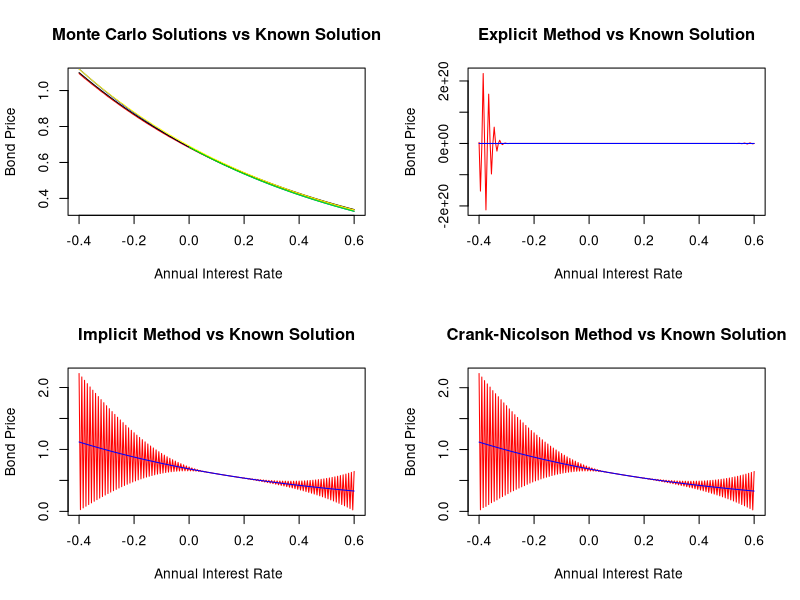

Write R code to recreate this figure. (Note: a time limit stopped this script after it produced the figure.)
## ---- chunk 1
knitr::opts_chunk$set(echo = TRUE)
rm(list = ls(all =TRUE))
## ---- chunk 2
# Closed form solution of the Bond price

bond_price <- function(alpha=0.08,beta=0.8,sigma=0.005,t=0,T=5,r=0.08){
  # alpha, beta, sigma <- Fixed Parameters
  # T <- maturity time
  # r <- Initial rate at time 0  
  A <- (1-exp(-beta*(T-t)))/(beta)
  B <- (1/beta)*((alpha-(sigma)^2/(2*beta))*(A - T +t) - (sigma^(2)*A^2)/(4))
  exp(-A*r +B)
}

## ---- chunk 3

# Crude Monte Carlo function 

Crude_Monte_Carlo=function(alpha =0.08,beta=0.8,sigma=0.005,T=5,r = 0.08,n=1000,s=100){
  
  # alpha, beta, sigma <- Fixed Parameters
  # T <- maturity time
  # r <- Initial rate at time 0
  # n <- Number of Simulations
  # s <- NUmber of Sub-intervals over time 
  
  #Simulate interest rates
  dt <- T/s # Length of sub-intervals
  sim_path = matrix(0,s+1,n) # Matrix that stores rate pathways
  sim_path[1,]= r # Initial rates on first row.
  
  for (i in 1:n){
    for (j in 2:(s+1)){
      dr=(alpha-beta*sim_path[j-1,i])*dt+sigma*sqrt(dt)*rnorm(1)# Discretize the SDE of the interest model using Euler Discretization to simulate rates over discrete sub-intervals
      sim_path[j,i]=sim_path[j-1,i]+dr
    }
  }
  
  # Monte Carlo Simulations
  Sum = colSums(sim_path[2:(s+1),]*dt) # Approximate the integral using summation
  int = exp(-Sum) # Take the exponent of the Integral
  mean = mean(int) # Find the average of expression
  mean
  
}


## ---- chunk 4
# Improvements to the Monte Carlo Simulation

# Antithetic Variates

Antithetic_variates = function(alpha =0.08,beta=0.8,sigma=0.005,T=5,r = 0.08,n=1000,s=100){

  # alpha, beta, sigma <- Fixed Parameters
  # T <- maturity time
  # r <- Initial rate at time 0
  # n <- Number of Simulations
  # s <- NUmber of Sub-intervals over time   
  
  dt <- T/s # Length of sub-intervals
  sim_path= matrix(0,s+1,n) # Matrix that stores rate pathways
  sim_path_inv= matrix(0,nrow = s+1, ncol = n)# matrix to generate interest paths using negative values of RV
  sim_path[1,] = r
  sim_path_inv[1,] = r
  z = rnorm(n) # Generate standard normal values
  z. = -z # Negative RV
  
  for (i in 1:n){
    for (j in 2:(s+1)){
      dr = (alpha-beta*sim_path[j-1,i])*dt+sigma*sqrt(dt)*z[i] # Same Euler Discretization as in the Crude Monte Carlo function
      dr_i = (alpha-beta*sim_path_inv[j-1,i])*dt + sigma*sqrt(dt)*z.[i] # Euler Discretization for negative rates
      sim_path[j,i] =sim_path[j-1,i]+dr
      sim_path_inv[j,i] = sim_path_inv[j-1,i]+dr_i
      
    }
  }
  
  # Monte Carlo Simulations
  Sum = colSums(sim_path[2:(s+1),]*dt) # The Sum and Sum. variables record the summation of their respective rates to approximate the integral
  Sum.= colSums(sim_path_inv[2:(s+1),]*dt)
  int = exp(-Sum.) #Exponential of the estimate
  int.= exp(-Sum) #Exponential of the estimate under the negative rv 
  mean_1 = mean(int) # Estimate using Z_i
  mean_2 = mean(int.)  # Estimate using -Z_i
  result = (mean_1+mean_2)/2 # Final estimate
  result
  
}


## ---- chunk 5

# Moment matching

Moment_Matching = function(alpha = 0.08, beta = 0.8, sigma = 0.005, T = 5,r = 0.08, n = 1000, s = 200){
  
  # alpha, beta, sigma <- Fixed Parameters
  # T <- maturity time
  # r0 <- Initial rate at time 0
  # n <- Number of Simulations
  # s <- NUmber of Subintervals 
  
  #Simulate interest rates
  dt <- T/s # Length of sub-intervals
  sim_path= matrix(0,s+1,n) # Matrix that stores rate pathways
  sim_path[1,]= r
  z=rnorm(n)
  z_m= z-mean(z) # Moment matching transformation of RV to match finite moments 
  
  for (i in 1:n){
    for (j in 2:(s+1)){
      dr=(alpha-beta*sim_path[j-1,i])*dt+sigma*sqrt(dt)*z_m[i] # Simulate rates using the transformed rv 
      sim_path[j,i]=sim_path[j-1,i]+dr
    }
  }
  
  Sum=colSums(sim_path[2:(s+1),]*dt)
  int=exp(-Sum)
  result=mean(int)
  result

}

## ---- chunk 6

# Control Variates

# We have decided to make use of the CIR model as our control variate process.
# Below is the closed form solution under the CIR model
bond_price_CIR <- function(alpha =0.08,beta=0.8,sigma=0.005,t=0,T=5,r = 0.08){
  h <- sqrt(beta^(2)+2*sigma^(2))
  A <-(2*h*exp((beta+h)*(T-t)/2)/(2*h+(beta+h)*(exp((T-t)*(h))-1)))^((2*alpha)/sigma^(2))
  B <-2*(exp((T-t)*(h))-1)/(2*h+(beta+h)*(exp((T-t)*(h))-1))
  A*exp(-B*r)
}


# Monte Carlo Simulations of Bond Price under the CIR model

CIR_MC= function(alpha =0.08,beta=0.8,sigma=0.005,T=5,r = 0.08,n=1000,s=100){
  
  dt <- T/s # Length of sub-intervals
  sim_path= matrix(0,s+1,n) # Matrix that stores rate pathways
  sim_path[1,]= r
  
  for (i in 1:n){
    for (j in 2:(s+1)){
      dr=(alpha-beta*sim_path[j-1,i])*dt+(sigma*sqrt(dt)*rnorm(1)*sqrt(sim_path[j-1,i]))# Euler Discretization
      sim_path[j,i]=sim_path[j-1,i]+dr
    
    }
  }
  
  # Monte Carlo Simulations
  Sum=colSums(sim_path[2:(s+1),]*dt)
  int=exp(-Sum)
  result=mean(int)
  result
  
}
# Therefore the control variates estimate:

Control_Variates_estimate= function(alpha =0.08,beta=0.8,sigma=0.005,t=0,T=5,r = 0.08,n=1000,s=100){
  Crude_Monte_Carlo(alpha,beta,sigma,T,r,n,s)[1]- CIR_MC(alpha,beta,sigma,T,r,n,s)[1]+bond_price_CIR(alpha,beta,sigma,t,T,r)
}



## ---- chunk 7
# Explicit Method

explicit = function(alpha = 0.08,beta = 0.8, sigma = 0.005,r = 0.08, I = 1:1250, J = seq(-0.4,0.6,0.005),T = 5){
  
  # I = partition of time interval
  # J = partition of short rates sequence
  
  M <- length(J) # Number of short rate grid points
  N <- length(I) # Number of time grid poiints
  
  
  dt <- T/N # Lenght of each time subinterval
  dr <- J[2] -J[1] # Lenght of each time interval
  
  # For each j in J we define the following functions at a fixed time point
  
  pd <- function(j){
    ((J[j]+1/dt)^(-1))*(sigma^2/(2*(dr^2)) -(alpha -beta*J[j])/(2*dr))
  }
  
  
  pm <- function(j){
    ((J[j]+1/dt)^(-1))*(1/dt -sigma^2/(dr^2))
  }
  
  
  pu <- function(j){
    ((J[j]+1/dt)^(-1))*(sigma^2/(2*(dr^2)) + (alpha -beta*J[j])/(2*dr))
  }

  #Setting up tridiagonal matrix
  
  Diag_1 <- matrix(0,ncol = M, nrow = M)
  
  # Filling main diagonal of matrix 
  for (j in 1:M){
    Diag_1[j,j] <- pm(j)
    
  }
  
  # Filling lower diagonal of matrix 
  for (j in 2:M){
    Diag_1[j,j-1] <- pd(j)
  }
  
  # Filling upper diagonal of matirx 
  for (j in 1:(M-1)){
    Diag_1[j,j+1] <- pu(j)
  }  
  
  # Bond price values at maturity are all 1 unit   
  Bond_values <- matrix(1,nrow=M, ncol =1)
  
  # Working backwards in time
  for (i in 1:(length(I)+1)){
    Bond_values <- Diag_1%*%Bond_values
    Bond_values <- Bond_values
  }
  
  # Finding index of the desired short rate
  index = match(as.character(r),J)
  # Output is the corresponding bond price at time 0
  Bond_values[index]
}



## ---- chunk 8
# Implicit Method

implicit <- function(alpha = 0.08,beta = 0.8,sigma = 0.005,r = 0.08,I = 1:1250, J =seq(-0.4,0.6,0.005),T=5){
  
  # I = partition of time interval
  # J = partition of short rate variable
  
  M <- length(J) # Number of short rate grid points
  N <- length(I) # Number of time grid poiint
  
  dr <- J[2] - J[1] # length of each sub-interval across J
  dt <- T/N # length of each sub-interval across I
  
  # For each j in J we define the following functions at a fixed time point
  
  pd <- function(j){
    dt*((alpha-beta*J[j])/(2*dr) - (sigma^2)/(2*dr^2))
    
  }
  
  pm <- function(j){
    dt*(J[j] + 1/dt +sigma^2/(dr^2))
  }
  
  pu <- function(j){
    -dt*((alpha-beta*J[j])/(2*dr) + (sigma^2)/(2*dr^2))
  }
  
  # Setting up tridiagonal matrix
  Diag <- matrix(0,nrow = M,ncol = M)
  
  # Filling main diagonal
  for (j in 1:M){
    Diag[j,j] <- pm(j)
    
  }
  
  # Filling lower diagonal
  for (j in 2:M){
    Diag[j,j-1] <- pd(j)
  }
  
  # Filling upper diagonal
  for (j in 1:(M-1)){
    Diag[j,j+1] <- pu(j)
  }
  
  
  Bond_values <- matrix(1,ncol = 1,nrow = M) # The matrix of bond prices at maturity time 
  Inv <- solve(Diag) # Inverse of tridiagonal matrix
  
  for (i in 1:(length(I) +1)){
    C <- matrix(0,ncol = 1, nrow = M) # Another matrix for boundary conditions
    C[M,1] <- (-pu(M))*Bond_values[M,1]
    C[1,1] <- -pd(1)

    RHS <- Bond_values  # Working backwards recursively 
    Bond_values <- Inv%*%RHS
  }

  # Finding index of the desired short rate
  index = match(as.character(r),J)
  # Output is the corresponding bond price at time 0
  Bond_values[index]
}

## ---- chunk 9
# Crank-Nicholson Method

CN <- function(alpha = 0.08, beta = 0.8, sigma = 0.005, r = 0.08, T = 5 , I = 1:1250, J = seq(-0.4,0.6,0.005)){
  
  # I = partition of time interval
  # J = partition of short rate interval
  
  M <- length(J) # Number of short rate grid points
  N <- length(I) # Number of time grid poiints
  
  dt <- T/N # Length of each time subinterval
  dr <- J[2] -J[1] # Lenght of each rate subinterval
  
  #========================================================================================
  # Define the following functions for j = 1,...,M at each time point i
  
  pd <- function(j){
    (alpha -beta*J[j])/(4*dr) - sigma^2/(4*(dr^2))
  }
  
  pm <- function(j){
    sigma^2/(2*(dr^2)) + J[j]/2
  }
  
  pu <- function(j){
    -(alpha -beta*J[j])/(4*dr) - sigma^2/(4*(dr^2)) 
  }
  
  #========================================================================================
  # Define 2 tridiagonal matricies. One for time point i and one for time point i+1
  
  Diag_1 <- matrix(0,nrow = M,ncol = M)
  Diag_2 <- matrix(0,nrow = M,ncol = M)
  
  # Filling main diagonal of matrix 1
  for (j in 1:M){
    Diag_1[j,j] <- -1/dt - pm(j)
  }
  
  # Filling lower diagonal of matrix 1
  for (j in 2:M){
    Diag_1[j,j-1] <- -pd(j)
  }
  
  # Filling upper diagonal of matirx 1
  for (j in 1:M-1){
    Diag_1[j,j+1] <- -pu(j)
  }  
  
  
  # Filling main diagonal of matrix 2
  for (j in 1:M){
    Diag_2[j,j] <- -1/dt + pm(j)
    }
  
  # Filling lower diagonal of matrix 2
  for (j in 2:M){
    Diag_2[j,j-1] <- pd(j)
    }
  
  # Filling upper diagonal of matirx 2
  for (j in 1:M-1){
    Diag_2[j,j+1] <- pu(j)
  }
  
  
  #========================================================================================
  # Constructing more matricies and iterating the procedure from maturity to time 0

  Bond_values <- matrix(1,nrow = M, ncol = 1)
  
  # C_1 <- matrix(0,nrow = M,ncol = 1)
  # C_1[1,1] <- -2*pd(1)
  # C_1[M,1] <- -2*pu(M)
  # 
  # C_2 <- matrix(0,nrow = M,ncol = 1)
  # C_2[1,1] <- pd(1)
  # C_2[M,1] <- pu(M)
  Inv <- solve(Diag_1)
  
  for (i in 1:(length(I)+1)){
    
    RHS <- Diag_2%*%Bond_values 
    Bond_values <- Inv%*%RHS
  }

  # Index of rate corresponding to desired short rate
  index = match(as.character(r), J)
  # Output corresponding to desired short rate
  Bond_values[index]
}

## ---- chunk 10
# Plots of the different methods
par(mfrow = c(2,2))

xvec <- seq(-0.4,0.6,0.005) # Vector for rates

known_sol <- NULL # Vector to hold the known closed form solution
for (r in 1:length(xvec)){
  known_sol[r] <- bond_price(0.08,0.8,0.005,0,5,xvec[r])
}

CR <- NULL # Vector to hold Crude Monte Carlo Solutions
AV <- NULL # Vector to hold Antithetic Monte Carlo Solutions
MM <- NULL # Vector to hold Moment Matching  Carlo Solutions
CV <- NULL # Vector to hold Control Variates Monte Carlo Solutions

Expl <- NULL # Vector to hold Explicit method Solutions
Impl <- NULL # Vector to hold Implicit method Solutions
Crank <- NULL # Vector to hold Crank-Nicolson Solutions


# Plots of Monte Carlo Methods ----------------------------------------------------------------------

for (i in 1: length(xvec)){
  CR[i] <- Crude_Monte_Carlo(r = xvec[i])
}

for (i in 1: length(xvec)){
  AV[i] <- Antithetic_variates(r = xvec[i])
}

for (i in 1: length(xvec)){
  MM[i] <- Moment_Matching(r = xvec[i])
}

for (i in 1: length(xvec)){
  CV[i] <- Control_Variates_estimate(r = xvec[i])
}

plot(CR, x = xvec[1:length(xvec)],xlab = " Annual Interest Rate",ylab = "Bond Price",type = "l", col ="red", main = "Monte Carlo Solutions vs Known Solution")
lines(xvec, known_sol, col ="blue", lty =1.5)
lines(xvec, AV, col ="black", lty =1.5)
lines(xvec, MM, col ="yellow", lty =1.5)
lines(xvec, CV, col ="green", lty =1.5)


# Plots of Finite Difference Methods ----------------------------------------------------------------------

for (i in 1: length(xvec)){
  Expl[i] <- explicit(r = xvec[i])
}

for (i in 1: length(xvec)){
  Impl[i] <- implicit(r = xvec[i])
}

for (i in 1: length(xvec)){
  Crank[i] <- CN(r = xvec[i])
}


plot(Expl, x = xvec ,xlab = " Annual Interest Rate",ylab = "Bond Price",type = "l", col ="red", main = "Explicit Method vs Known Solution")
lines(xvec, known_sol, col ="blue", lty =1.5)

plot(Impl, x = xvec ,xlab = " Annual Interest Rate",ylab = "Bond Price",type = "l", col ="red", main = "Implicit Method vs Known Solution")
lines(xvec, known_sol, col ="blue", lty =1.5)


plot(Crank, x = xvec ,xlab = " Annual Interest Rate",ylab = "Bond Price",type = "l", col ="red", main = "Crank-Nicolson Method vs Known Solution")
lines(xvec, known_sol, col ="blue", lty =1.5)

## ---- chunk 11
# Comparison of results for numerical methods


compare_mat <- matrix(NA,nrow = 7, ncol = 4) # matrix of comparison

colnames(compare_mat) <- c("Price", "Known Price", "Error", "System Time")
rownames(compare_mat) <- c("Crude Monte Carlo", "Antithetic Variates", "Moment Matching", "Control Variates", "Explicit Method", "Implicit Method", "Crank-Nicolson Method")

compare_mat[,2] <- bond_price()

# Crude Monte Carlo
start_time <- proc.time()[1]
compare_mat[1,1] <- Crude_Monte_Carlo()
compare_mat[1,4] <- proc.time()[1] - start_time
compare_mat[1,3] <- compare_mat[1,2] - compare_mat[1,1]

# Antithetic Variates
start_time <- proc.time()[1]
compare_mat[2,1] <- Antithetic_variates()
compare_mat[2,4] <- proc.time()[1] - start_time
compare_mat[2,3] <- compare_mat[2,2] - compare_mat[2,1]

# Moment Matching
start_time <- proc.time()[1]
compare_mat[3,1] <- Moment_Matching()
compare_mat[3,4] <- proc.time()[1] - start_time
compare_mat[3,3] <- compare_mat[3,2] - compare_mat[3,1]

# Control Variates
start_time <- proc.time()[1]
compare_mat[4,1] <- Control_Variates_estimate()
compare_mat[4,4] <- proc.time()[1] - start_time
compare_mat[4,3] <- compare_mat[4,2] - compare_mat[4,1]

# Explicit method
start_time <- proc.time()[1]
compare_mat[5,1] <- explicit()
compare_mat[5,4] <- proc.time()[1] - start_time
compare_mat[5,3] <- compare_mat[5,2] - compare_mat[5,1]

# Implicit method
start_time <- proc.time()[1]
compare_mat[6,1] <- implicit()
compare_mat[6,4] <- proc.time()[1] - start_time
compare_mat[6,3] <- compare_mat[6,2] - compare_mat[6,1]

# Crank-Nicolson method
start_time <- proc.time()[1]
compare_mat[7,1] <- CN()
compare_mat[7,4] <- proc.time()[1] - start_time
compare_mat[7,3] <- compare_mat[7,2] - compare_mat[7,1]

library(xtable)
xtable(compare_mat, digits = 5)
       
## ---- chunk 12
# Sensitivity Tests

senses <- matrix(nrow=13, ncol=9) # matrix to hold prices for various parameters
colnames(senses) <-c("Parameters","Closed Form","Crude Monte Carlo","Antithetic Variates","Moment Matching","Control Variates","Explicit","Implicit","Crank-Nicholson")
#xvec=c(Closed Form,Crude Monte Carlo,Antithetic Variates,Moment Matching,Control Variates,Explicit,Implicit,Crank Nicholson) #list of numerical methods

#Initial Parameters
senses[1,2]=bond_price()
senses[1,3]=Crude_Monte_Carlo()
senses[1,4]=Antithetic_variates()
senses[1,5]=Moment_Matching()
senses[1,6]=Control_Variates_estimate()
senses[1,7]=explicit()
senses[1,8]=implicit()
senses[1,9]=CN()

#r=0.05
senses[2,2]=bond_price(r=0.05)
senses[2,3]=Crude_Monte_Carlo(r=0.05)
senses[2,4]=Antithetic_variates(r=0.05)
senses[2,5]=Moment_Matching(r=0.05)
senses[2,6]=Control_Variates_estimate(r=0.05)
senses[2,7]=explicit(r=0.05)
senses[2,8]=implicit(r=0.05)
senses[2,9]=CN(r=0.05)

#r=0.1
senses[3,2]=bond_price(r=0.1)
senses[3,3]=Crude_Monte_Carlo(r=0.1)
senses[3,4]=Antithetic_variates(r=0.1)
senses[3,5]=Moment_Matching(r=0.1)
senses[3,6]=Control_Variates_estimate(r=0.1)
senses[3,7]=explicit(r=0.1)
senses[3,8]=implicit(r=0.1)
senses[3,9]=CN(r=0.1)

#T=1
senses[4,2]=bond_price(T=1)
senses[4,3]=Crude_Monte_Carlo(T=1)
senses[4,4]=Antithetic_variates(T=1)
senses[4,5]=Moment_Matching(T=1)
senses[4,6]=Control_Variates_estimate(T=1)
senses[4,7]=explicit(T=1)
senses[4,8]=implicit(T=1)
senses[4,9]=CN(T=1)

#T=10
senses[5,2]=bond_price(T=10)
senses[5,3]=Crude_Monte_Carlo(T=10)
senses[5,4]=Antithetic_variates(T=10)
senses[5,5]=Moment_Matching(T=10)
senses[5,6]=Control_Variates_estimate(T=10)
senses[5,7]=explicit(T=10)
senses[5,8]=implicit(T=10)
senses[5,9]=CN(T=10)

#sigma=0.001
senses[6,2]=bond_price(sigma=0.001)
senses[6,3]=Crude_Monte_Carlo(sigma=0.001)
senses[6,4]=Antithetic_variates(sigma=0.001)
senses[6,5]=Moment_Matching(sigma=0.001)
senses[6,6]=Control_Variates_estimate(sigma=0.001)
senses[6,7]=explicit(sigma=0.001)
senses[6,8]=implicit(sigma=0.001)
senses[6,9]=CN(sigma=0.001)


#sigma=0.01
senses[7,2]=bond_price(sigma=0.01)
senses[7,3]=Crude_Monte_Carlo(sigma=0.01)
senses[7,4]=Antithetic_variates(sigma=0.01)
senses[7,5]=Moment_Matching(sigma=0.01)
senses[7,6]=Control_Variates_estimate(sigma=0.01)
senses[7,7]=explicit(sigma=0.01)
senses[7,8]=implicit(sigma=0.01)
senses[7,9]=CN(sigma=0.01)


#alpha=0.01
senses[8,2]=bond_price(alpha=0.01)
senses[8,3]=Crude_Monte_Carlo(alpha=0.01)
senses[8,4]=Antithetic_variates(alpha=0.01)
senses[8,5]=Moment_Matching(alpha=0.01)
senses[8,6]=Control_Variates_estimate(alpha=0.01)
senses[8,7]=explicit(alpha=0.01)
senses[8,8]=implicit(alpha=0.01)
senses[8,9]=CN(alpha=0.01)

#alpha=0.16
senses[9,2]=bond_price(alpha=0.16)
senses[9,3]=Crude_Monte_Carlo(alpha=0.16)
senses[9,4]=Antithetic_variates(alpha=0.16)
senses[9,5]=Moment_Matching(alpha=0.16)
senses[9,6]=Control_Variates_estimate(alpha=0.16)
senses[9,7]=explicit(alpha=0.16)
senses[9,8]=implicit(alpha=0.16)
senses[9,9]=CN(alpha=0.16)

#beta=0.1
senses[10,2]=bond_price(beta=0.1)
senses[10,3]=Crude_Monte_Carlo(beta=0.1)
senses[10,4]=Antithetic_variates(beta=0.1)
senses[10,5]=Moment_Matching(beta=0.1)
senses[10,6]=Control_Variates_estimate(beta=0.1)
senses[10,7]=explicit(beta=0.1)
senses[10,8]=implicit(beta=0.1)
senses[10,9]=CN(beta=0.1)

#beta=1.6
senses[11,2]=bond_price(beta=1.6)
senses[11,3]=Crude_Monte_Carlo(beta=1.6)
senses[11,4]=Antithetic_variates(beta=1.6)
senses[11,5]=Moment_Matching(beta=1.6)
senses[11,6]=Control_Variates_estimate(beta=1.6)
senses[11,7]=explicit(beta=1.6)
senses[11,8]=implicit(beta=1.6)
senses[11,9]=CN(beta=1.6)

#alpha=0.01,beta=0.1
senses[12,2]=bond_price(alpha=0.01,beta=0.1)
senses[12,3]=Crude_Monte_Carlo(alpha=0.01,beta=0.1)
senses[12,4]=Antithetic_variates(alpha=0.01,beta=0.1)
senses[12,5]=Moment_Matching(alpha=0.01,beta=0.1)
senses[12,6]=Control_Variates_estimate(alpha=0.01,beta=0.1)
senses[12,7]=explicit(alpha=0.01,beta=0.1)
senses[12,8]=implicit(alpha=0.01,beta=0.1)
senses[12,9]=CN(alpha=0.01,beta=0.1)

#alpha=0.16,beta=1.6
senses[13,2]=bond_price(alpha=0.16,beta=1.6)
senses[13,3]=Crude_Monte_Carlo(alpha=0.16,beta=1.6)
senses[13,4]=Antithetic_variates(alpha=0.16,beta=1.6)
senses[13,5]=Moment_Matching(alpha=0.16,beta=1.6)
senses[13,6]=Control_Variates_estimate(alpha=0.16,beta=1.6)
senses[13,7]=explicit(alpha=0.16,beta=1.6)
senses[13,8]=implicit(alpha=0.16,beta=1.6)
senses[13,9]=CN(alpha=0.16,beta=1.6)

par(mfrow=c(1,1))
plot(x=1:8,y=senses[1,2:9], ylim =c(0.58,0.66), xlab = "Numerical Method", ylab = "Bond Price", main = "Sensitivity Test: Interest Rate")
#axis(1, at=1:8, labels=xvec)
lines(1:8, senses[2,2:9], col="red",type = "p")
lines(1:8, senses[3,2:9],col ="blue",type = "p")
legend("bottomright", inset = c(-0,0), legend = c("r=0.05", "r=0.08", "r=0.1"), lty = c(1,1,1), col = c("red","black","blue", "red"), cex = 0.8, bty ="n")

plot(x=1:8,y=senses[1,2:9], ylim =c(0,2.2), xlab = "Numerical Method", ylab = "Bond Price", main = "Sensitivity Test: Time to maturity")
#axis(1, at=1:8, labels=xvec)
lines(1:8, senses[4,2:9], col="red",type = "p")
lines(1:8, senses[5,2:9],col ="blue",type = "p")
legend("topright", inset = c(-0,0), legend = c("T=1", "T=5", "T=10"), lty = c(1,1,1), col = c("red","black","blue", "red"), cex = 0.8, bty ="n")

plot(x=1:8,y=senses[1,2:9], ylim =c(0,2.2), xlab = "Numerical Method", ylab = "Bond Price", main = "Sensitivity Test: Sigma")
#axis(1, at=1:8, labels=xvec)
lines(1:8, senses[6,2:9], col="red",type = "p")
lines(1:8, senses[7,2:9],col ="blue",type = "p")
legend("bottomright", inset = c(-0,0), legend = c("sigma=0.001", "sigma=0.005", "sigma=0.1"), lty = c(1,1,1), col = c("red","black","blue", "red"), cex = 0.8, bty ="n")

plot(x=1:8,y=senses[1,2:9], ylim =c(0,2.2), xlab = "Numerical Method", ylab = "Bond Price", main = "Sensitivity Test: Alpha")
#axis(1, at=1:8, labels=xvec)
lines(1:8, senses[8,2:9], col="red",type = "p")
lines(1:8, senses[9,2:9],col ="blue",type = "p")
legend("bottomright", inset = c(-0,0), legend = c("alpha=0.01", "alpha=0.08", "alpha=0.16"), lty = c(1,1,1), col = c("red","black","blue", "red"), cex = 0.8, bty ="n")

plot(x=1:8,y=senses[1,2:9], ylim =c(0,2.2), xlab = "Numerical Method", ylab = "Bond Price", main = "Sensitivity Test: Beta")
#axis(1, at=1:8, labels=xvec)
lines(1:8, senses[10,2:9], col="red",type = "p")
lines(1:8, senses[11,2:9],col ="blue",type = "p")
legend("topright", inset = c(-0,0), legend = c("beta=0.1", "beta=0.8", "beta=1.6"), lty = c(1,1,1), col = c("red","black","blue", "red"), cex = 0.8, bty ="n")

plot(x=1:8,y=senses[1,2:9], ylim =c(0,2.2), xlab = "Numerical Method", ylab = "Bond Price", main = "Sensitivity Test: Alpha & Beta")
#axis(1, at=1:8, labels=xvec)
lines(1:8, senses[12,2:9], col="red",type = "p")
lines(1:8, senses[13,2:9],col ="blue",type = "p")
legend("topright", inset = c(-0,0), legend = c("alpha=0.01,beta=0.1", "alpha=0.08,beta=0.8", "alpha=0.16,beta=1.6"), lty = c(1,1,1), col = c("red","black","blue", "red"), cex = 0.8, bty ="n")
## ---- chunk 13
#Stability Tests

# We do this by checking the variance amongst the results when simulated many times.

CR = NULL
AN = NULL
MM = NULL
CV = NULL

for ( i in 1:100){
  CR[i]=Crude_Monte_Carlo()
  #AN[i]=Antithetic_variates()
  #MM[i]=Moment_Matching()
  CV[i]=Control_Variates_estimate()
}

## ---- chunk 14
# Convergence Tests for finite difference methods
# Varying time steps

time_vec <- seq(0,100,1)

closed <- NULL
CN_conv <- NULL
Impl_conv <- NULL
Expl_conv <- NULL

for (i in 1:length(time_vec)){
  closed[i] <- bond_price()
}

for (i in 1:length(time_vec)){
  CN_conv[i] <- CN(I = 1:time_vec[i])
}

for (i in 1:length(time_vec)){
  Impl_conv[i] <- implicit(I = 1:time_vec[i])
}

for (i in 1:length(time_vec)){
  Expl_conv[i] <- explicit(I = 1:time_vec[i])
}

par(mfrow = c(1,1))
plot(closed, x = time_vec, type = "l", ylim = c(0.53,0.65), xlab = "Number of time steps", ylab = "Estimated Price" , lty =1, font.main = 1, main = "Finite Difference Bond Prices as Time Steps Increase")
lines(x = time_vec, y = CN_conv, type = "l", lty = 2, lwd =1.5)
lines(x = time_vec, y = Impl_conv, type = "l", lty = 2, col = "blue",lwd =1.5)
lines(x = time_vec, y = Expl_conv, type = "l", lty = 2, col = "red",lwd =1.5)
legend(x = 60, y = 0.6, legend = c("Closed Form", "Crank-Nicolson", "Implicit", "Explicit"), lty = c(1,2,2,2), col = c("black","black","blue", "red"), cex = 0.8, bty ="n")

## ---- chunk 15
# Convergence Tests for finite difference methods
# Varying rate steps

# rate_step <- c(0.02,0.016,0.012,0.010,0.008,0.006,0.005,0.004,0.003,0.002)
# rate_vec <- NULL
# for (i in 1:length(rate_step)){
#   rate_vec[i] <- length(seq(-0.4,0.6,rate_step[i])) 
# }
# 
# 
# closed_r <- NULL
# CN_conv_1 <- NULL
# Impl_conv_1 <- NULL
# Expl_conv_1 <- NULL
# 
# 
# 
# for (i in 1:length(rate_step)){
#   closed_r[i] <- bond_price()
# }
# 
# for (i in 1:length(rate_step)){
#   CN_conv_1[i] <- CN(J = seq(-0.4,0.6,rate_step[i]))
# }
# 
# for (i in 1:length(rate_step)){
#   Impl_conv_1[i] <- implicit(J = seq(-0.4,0.6,rate_step[i]))
# }
# 
# for (i in 1:length(rate_step)){
#   Expl_conv_1[i] <- explicit(J = seq(-0.4,0.6,rate_step[i]))
# }
# 
# par(mfrow = c(1,1))
# plot(closed_r, x = rate_vec, type = "l", xlab = "Number of time steps", ylab = "Estimated Price")
# lines(x = rate_vec, y = CN_conv_1, type = "l", lty = 2)
# lines(x = rate_vec, y = Impl_conv_1, type = "l", lty = 3, col = "blue")
# lines(x = rate_vec, y = Expl_conv_1, type = "l", lty = 4, col = "red")
# legend(x = 60, y = 0.6, legend = c("Closed Form", "Crank-Nicolson", "Implicit", "Explicit"), lty = 1:4, col = c("black","black","blue", "red"), cex = 0.8)

## ---- chunk 16
# Covergence tests for Monte Carlo functions

trials_vec <- seq(10,2000,50)

closed_1 <- NULL
CR_conv <- NULL
AV_conv <- NULL
MM_conv <- NULL
CV_conv <- NULL

for (i in 1:length(trials_vec)){
  closed_1[i] <- bond_price()
}

for (i in 1:length(trials_vec)){
  CR_conv[i] <- Crude_Monte_Carlo(n = trials_vec[i])
}

for (i in 1:length(trials_vec)){
  AV_conv[i] <- Antithetic_variates(n = trials_vec[i])
}

for (i in 1:length(trials_vec)){
  MM_conv[i] <- Moment_Matching(n = trials_vec[i])
}

for (i in 1:length(trials_vec)){
  CV_conv[i] <- Control_Variates_estimate(n = trials_vec[i])
}

plot(closed_1, x = trials_vec, type = "l",ylim = c(0.61,0.63), xlab = "Number of Trials", ylab = "Estimated Price", lty = 2, lwd = 2,font.main = 1, main = "Monte Carlo Bond Prices over Number of Trials")
lines(x = trials_vec, y = CR_conv, type = "l", lty = 1, lwd =1.5)
lines(x = trials_vec, y = AV_conv, type = "l", lty = 1, col = "blue", lwd =1.5)
lines(x = trials_vec, y = MM_conv, type = "l", lty = 1, col = "green", lwd =1.5)
lines(x = trials_vec, y = CV_conv, type = "l", lty = 1, col = "red", lwd = 2)

legend(x = 600, y = 0.62, legend = c("Closed Form", "Crude Monte Carlo", "Antithetic Variates"), lty = c(2,1,1), lwd =c(1.5,1.5,1.5),col = c("black","black","blue"), cex = 0.8, bty="n")

legend(x = 1200, y = 0.62, legend = c("Moment Matching","Control Variates"), lty = c(1,1), lwd =c(1.5,1.5),col = c("green","red"), cex = 0.8, bty="n")
